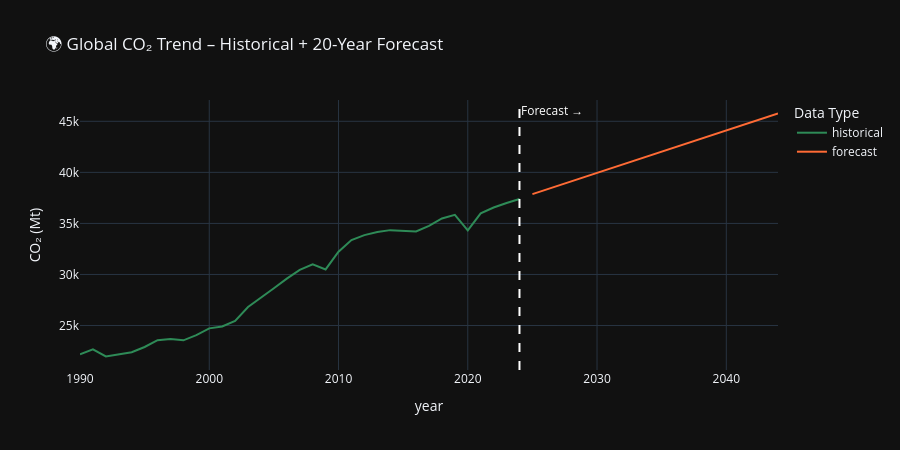

Here is the notebook cell this chart was saved with:
### Code cell
# ── Global CO2 trend forecast ─────────────────────────────────────────────────
global_trend = forecast_engine.global_trend(df, 'co2', horizon=20)

fig = px.line(
    global_trend, x='year', y='co2', color='type',
    color_discrete_map={'historical': GREEN, 'forecast': ORANGE},
    title='🌍 Global CO₂ Trend – Historical + 20-Year Forecast',
    template='plotly_dark', height=450,
    labels={'co2': 'CO₂ (Mt)', 'type': 'Data Type'},
)
fig.add_vline(x=df['year'].max(), line_dash='dash', line_color='white',
              annotation_text='Forecast →', annotation_font_color='white')
fig.show()

### Figure 1 — Plotly figure (JSON) as saved in the notebook; plotly's stock layout.template omitted (floating-point values rounded to 4 significant figures)
{"data": [{"hovertemplate": "Data Type=historical<br>year=%{x}<br>CO₂ (Mt)=%{y}<extra></extra>", "legendgroup": "historical", "line": {"color": "#2E8B57", "dash": "solid"}, "marker": {"symbol": "circle"}, "mode": "lines", "name": "historical", "orientation": "v", "showlegend": true, "type": "scatter", "x": [1990, 1991, 1992, 1993, 1994, 1995, 1996, 1997, 1998, 1999, 2000, 2001, 2002, 2003, 2004, 2005, 2006, 2007, 2008, 2009, 2010, 2011, 2012, 2013, 2014, 2015, 2016, 2017, 2018, 2019, 2020, 2021, 2022, 2023, 2024], "xaxis": "x", "y": [22190.0, 22660.0, 21970.0, 22190.0, 22390.0, 22900.0, 23560.0, 23680.0, 23550.0, 24060.0, 24720.0, 24910.0, 25460.0, 26820.0, 27700.0, 28650.0, 29600.0, 30440.0, 30980.0, 30490.0, 32240.0, 33370.0, 33850.0, 34160.0, 34340.0, 34240.0, 34210.0, 34770.0, 35490.0, 35840.0, 34310.0, 35980.0, 36550.0, 37000.0, 37400.0], "yaxis": "y"}, {"hovertemplate": "Data Type=forecast<br>year=%{x}<br>CO₂ (Mt)=%{y}<extra></extra>", "legendgroup": "forecast", "line": {"color": "#FF6B35", "dash": "solid"}, "marker": {"symbol": "circle"}, "mode": "lines", "name": "forecast", "orientation": "v", "showlegend": true, "type": "scatter", "x": [2025, 2026, 2027, 2028, 2029, 2030, 2031, 2032, 2033, 2034, 2035, 2036, 2037, 2038, 2039, 2040, 2041, 2042, 2043, 2044], "xaxis": "x", "y": [37870.0, 38290.0, 38700.0, 39120.0, 39530.0, 39950.0, 40360.0, 40780.0, 41200.0, 41610.0, 42030.0, 42440.0, 42860.0, 43270.0, 43690.0, 44100.0, 44520.0, 44930.0, 45350.0, 45760.0], "yaxis": "y"}], "layout": {"annotations": [{"font": {"color": "white"}, "showarrow": false, "text": "Forecast →", "x": 2024, "xanchor": "left", "xref": "x", "y": 1, "yanchor": "top", "yref": "y domain"}], "height": 450, "legend": {"title": {"text": "Data Type"}, "tracegroupgap": 0}, "shapes": [{"line": {"color": "white", "dash": "dash"}, "type": "line", "x0": 2024, "x1": 2024, "xref": "x", "y0": 0, "y1": 1, "yref": "y domain"}], "title": {"text": "🌍 Global CO₂ Trend – Historical + 20-Year Forecast"}, "xaxis": {"anchor": "y", "domain": [0, 1], "title": {"text": "year"}}, "yaxis": {"anchor": "x", "domain": [0, 1], "title": {"text": "CO₂ (Mt)"}}}}
